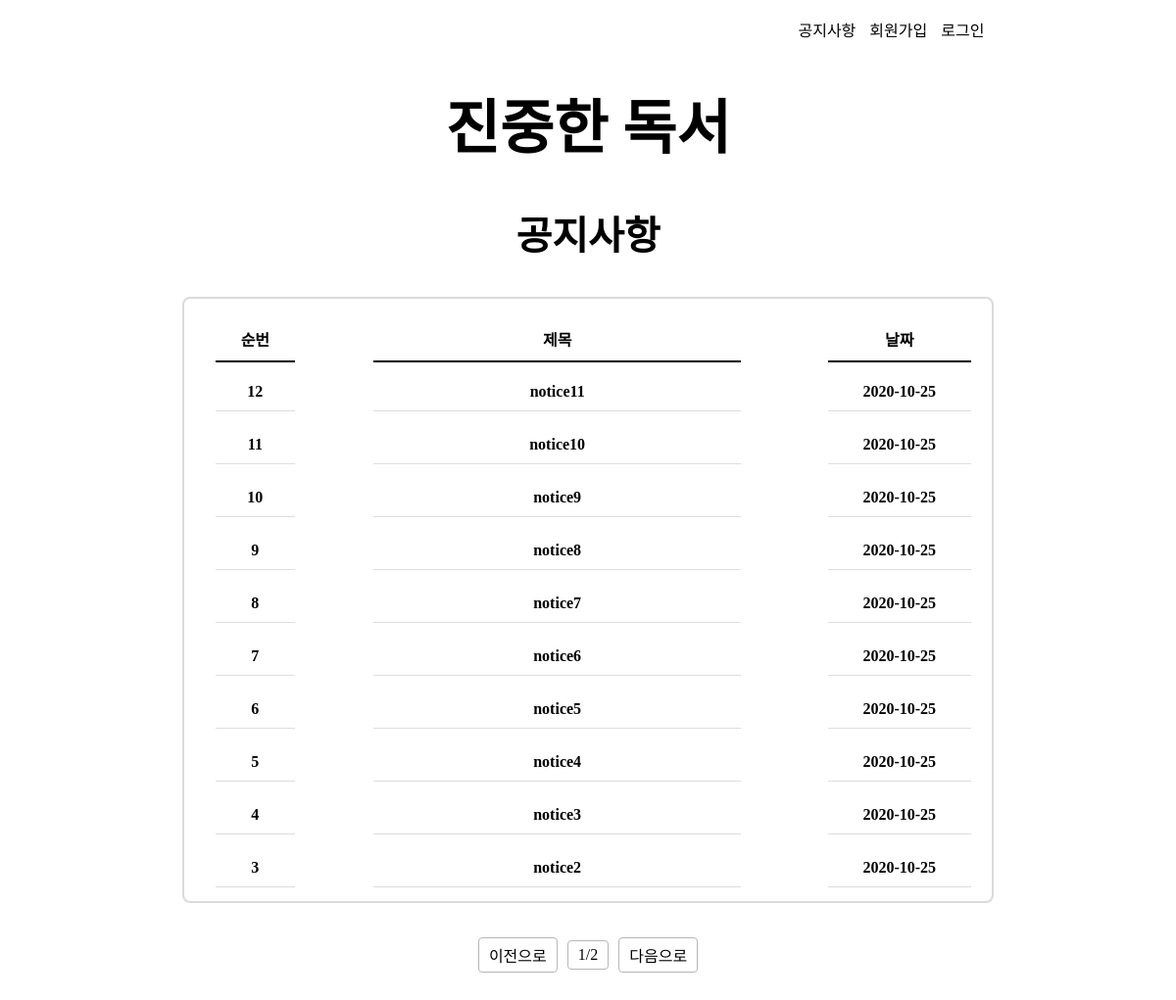
The page /notice/ on the database its author committed.
### notice/models.py (models this page shows, shortened)
class Notice(models.Model):
    title = models.CharField(max_length=200)
    text = models.TextField()
    pub_date = models.DateTimeField('date published')

### notice/views.py (the view)
# urls.py: path('', views.notice, name='notice'),
def notice(request):
    notice_all = Notice.objects.all().order_by('-pub_date')
    page = int(request.GET.get('p', 1))
    paginator = Paginator(notice_all, 10)
    notices = paginator.get_page(page)
    return render(request, "notice.html", {"notices":notices})

### notice/templates/notice.html (shortened to what this page needs)
{% load staticfiles %}
<!DOCTYPE html>
<html lang="en">
<head>
    <link rel="stylesheet" href="{% static 'notice/css/style.css' %}">
</head>
<body>
    <div class="header">
        <div class="header-login">
            {% if user.is_authenticated %}
                <a class="user-login-box">{{ user.username }} 님, 안녕하세요!</a>
                <a class="user-login-box" href="{% url 'notice' %}">공지사항</a>
                <a class="user-login-box" href="{% url 'users' %}">마이페이지</a>
                <a class="user-login-box" href="javascript:{document.getElementById('logout').submit()}">로그아웃</a>
                <form id="logout" method="POST" action="{% url 'logout' %}">
                    {% csrf_token %}
                    <input type="hidden">
                </form>
            {% else %}
                <a class="user-login-box" href="{% url 'notice' %}">공지사항</a>
                <a class="user-login-box" href="{% url 'signup' %}">회원가입</a>
                <a class="user-login-box" href="{% url 'login' %}">로그인</a>
            {% endif %}
        </div>
        <h1><a href="{% url 'main' %}">진중한 독서</a></h1>
        <h2>공지사항</h2>
    </div>
    <div class="row mt-2">
        <div class="col-12">
            <nav>
                <table class="table table-bordered">
                    <thead>
                        <tr>
                            <th class="notice-header">순번</th>
                            <th class="notice-header">제목</th>
                            <th class="notice-header">날짜</th>
                        </tr>
                    </thead>
                    <tbody>
                        {% for notice in notices %}
                            <tr>
                                <td class="notice-body" id="notice-id">{{notice.id}}</td>
                                <td class="notice-body" id="notice-title"><a href="{% url 'detail_notice' notice.id %}">{{notice.title}}</a></td>
                                <td class="notice-body" id="notice-time">{{notice.pub_date | date:'Y-n-j'}}</td>
                            </tr>
                        {% endfor %}
                    </tbody>
                </table>
                <ul class="pagination justify-content-center">
                    {% if notices.has_previous %}
                    <li class="page-item">
                        <a class="page-link" href="?p={{notices.previous_page_number }}">이전으로</a>
                    </li>
                    {% else %}
                    <li class="page-item disabled">
                        <a class="page-link" href="#">이전으로</a>
                    </li>
                    {% endif %}
                    <li class="page-item">
                        <a class="page-link" href="#">{{notices.number}}/{{notices.paginator.num_pages}}</a>
                    </li>
                    {% if notices.has_next %}
                    <li class="page-item">
                        <a class="page-link" href="?p={{notices.next_page_number }}">다음으로</a>
                    </li>
                    {% else %}
                    <li class="page-item disabled">
                        <a class="page-link" href="#">다음으로</a>
                    </li>
                    {% endif %}
                </ul>
            </nav>
        </div>
    </div>
    </body>
</html>

### static/notice/css/style.css (style rules this page uses)
a { text-decoration: none; color: black; }
.header { width: 70%; padding-top: 10px; margin: 0 auto; margin-bottom: 1%; }
.header-login { display: block; text-align: right; }
.user-login-box { text-align: center; padding-right: 10px; }
h1 { font-size: 60px; font-family: 'Gugi', cursive; display: block; text-align: center; }
h2 { font-size: 40px; font-family: 'Gugi', cursive; display: block; text-align: center; }
.table { width: 70%; margin: 3% auto; border: 2px solid #dadada; border-radius: .5em; }
.notice-header { height: 50px; padding-top: 20px; padding-left: 20px; }
.notice-header::after { content: ""; display: block; width: 80%; border-bottom: 2px solid #000000; margin: 10px auto 0 auto; }
.notice-body { height: 50px; text-align: center; font-weight: bold; padding-left: 20px; }
.notice-body::after { content: ""; display: block; width: 80%; border-collapse: collapse; border-bottom: 1px solid #dddddd; margin: 10px auto 0 auto; }
#notice-id { width: 15%; }
#notice-title { width: 60%; margin: auto; }
.pagination { display: flex; align-items: center; justify-content: center; list-style: none; margin: 0 auto; margin-bottom: 3%; padding-left: 0; border-radius: 0.25rem; }
.page-item { margin: 0 5px; padding: 5px 10px; display: list-item; border: 1px solid #b6b6b6; border-radius: 0.25rem; }

### rows shown on the page
Notice: id "12", title "notice11", pub_date "2020-10-25"
Notice: id "11", title "notice10", pub_date "2020-10-25"
Notice: id "10", title "notice9", pub_date "2020-10-25"
Notice: id "9", title "notice8", pub_date "2020-10-25"
Notice: id "8", title "notice7", pub_date "2020-10-25"
Notice: id "7", title "notice6", pub_date "2020-10-25"
Notice: id "6", title "notice5", pub_date "2020-10-25"
Notice: id "5", title "notice4", pub_date "2020-10-25"
Notice: id "4", title "notice3", pub_date "2020-10-25"
Notice: id "3", title "notice2", pub_date "2020-10-25"

### other values the page prints
{{ notices.number }} "1"
{{ notices.paginator.num_pages }} "2"
